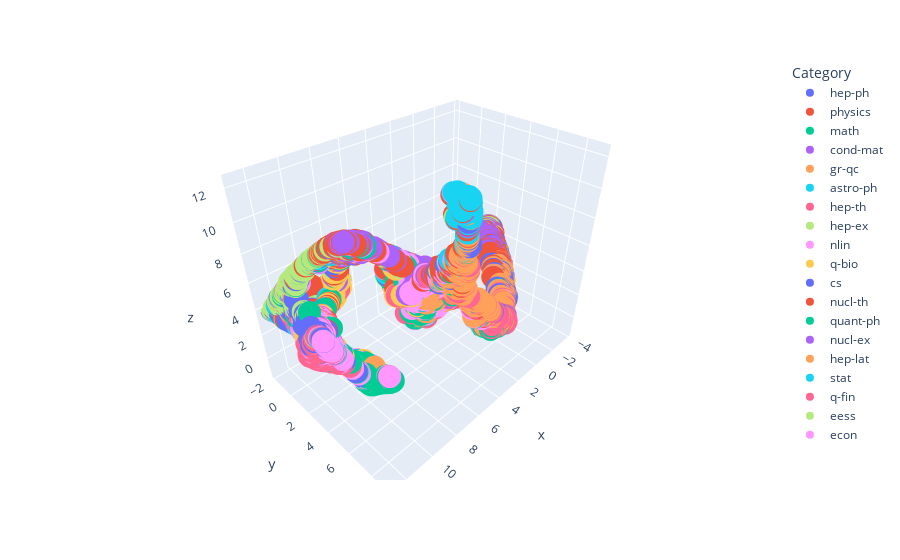

The notebook cell this image was saved under:
### Code cell
import umap.umap_ as umap

import plotly.express as px


# Perform dimensionality reduction using UMAP
reducer = umap.UMAP(n_components=3, random_state=42, n_neighbors=20, min_dist=0.0,metric="cosine")
embeddings_3d = reducer.fit_transform(embeddings)

# Create a DataFrame for the 3D embeddings
embeddings_3d_df = pd.DataFrame(embeddings_3d, columns=['x', 'y', 'z'])
embeddings_3d_df['Category'] = merged_df['unique_primary_category'].values

# Create the 3D scatter plot using Plotly
fig = px.scatter_3d(embeddings_3d_df, x='x', y='y', z='z', color='Category')
fig.show()
fig.write_html("3D_plot_LSTMEncoder.html")

### Figure 1 — Plotly figure (JSON) as saved in the notebook; plotly's stock layout.template omitted (floating-point values rounded to 4 significant figures; data arrays with more than 128 entries replaced by an {"elided": "..."} marker saying what was removed)
{"data": [{"hovertemplate": "Category=hep-ph<br>x=%{x}<br>y=%{y}<br>z=%{z}<extra></extra>", "legendgroup": "hep-ph", "marker": {"color": "#636efa", "symbol": "circle"}, "mode": "markers", "name": "hep-ph", "scene": "scene", "showlegend": true, "type": "scatter3d", "x": {"elided": "497 float values"}, "y": {"elided": "497 float values"}, "z": {"elided": "497 float values"}}, {"hovertemplate": "Category=physics<br>x=%{x}<br>y=%{y}<br>z=%{z}<extra></extra>", "legendgroup": "physics", "marker": {"color": "#EF553B", "symbol": "circle"}, "mode": "markers", "name": "physics", "scene": "scene", "showlegend": true, "type": "scatter3d", "x": {"elided": "493 float values"}, "y": {"elided": "493 float values"}, "z": {"elided": "493 float values"}}, {"hovertemplate": "Category=math<br>x=%{x}<br>y=%{y}<br>z=%{z}<extra></extra>", "legendgroup": "math", "marker": {"color": "#00cc96", "symbol": "circle"}, "mode": "markers", "name": "math", "scene": "scene", "showlegend": true, "type": "scatter3d", "x": {"elided": "495 float values"}, "y": {"elided": "495 float values"}, "z": {"elided": "495 float values"}}, {"hovertemplate": "Category=cond-mat<br>x=%{x}<br>y=%{y}<br>z=%{z}<extra></extra>", "legendgroup": "cond-mat", "marker": {"color": "#ab63fa", "symbol": "circle"}, "mode": "markers", "name": "cond-mat", "scene": "scene", "showlegend": true, "type": "scatter3d", "x": {"elided": "495 float values"}, "y": {"elided": "495 float values"}, "z": {"elided": "495 float values"}}, {"hovertemplate": "Category=gr-qc<br>x=%{x}<br>y=%{y}<br>z=%{z}<extra></extra>", "legendgroup": "gr-qc", "marker": {"color": "#FFA15A", "symbol": "circle"}, "mode": "markers", "name": "gr-qc", "scene": "scene", "showlegend": true, "type": "scatter3d", "x": {"elided": "495 float values"}, "y": {"elided": "495 float values"}, "z": {"elided": "495 float values"}}, {"hovertemplate": "Category=astro-ph<br>x=%{x}<br>y=%{y}<br>z=%{z}<extra></extra>", "legendgroup": "astro-ph", "marker": {"color": "#19d3f3", "symbol": "circle"}, "mode": "markers", "name": "astro-ph", "scene": "scene", "showlegend": true, "type": "scatter3d", "x": {"elided": "497 float values"}, "y": {"elided": "497 float values"}, "z": {"elided": "497 float values"}}, {"hovertemplate": "Category=hep-th<br>x=%{x}<br>y=%{y}<br>z=%{z}<extra></extra>", "legendgroup": "hep-th", "marker": {"color": "#FF6692", "symbol": "circle"}, "mode": "markers", "name": "hep-th", "scene": "scene", "showlegend": true, "type": "scatter3d", "x": {"elided": "495 float values"}, "y": {"elided": "495 float values"}, "z": {"elided": "495 float values"}}, {"hovertemplate": "Category=hep-ex<br>x=%{x}<br>y=%{y}<br>z=%{z}<extra></extra>", "legendgroup": "hep-ex", "marker": {"color": "#B6E880", "symbol": "circle"}, "mode": "markers", "name": "hep-ex", "scene": "scene", "showlegend": true, "type": "scatter3d", "x": {"elided": "499 float values"}, "y": {"elided": "499 float values"}, "z": {"elided": "499 float values"}}, {"hovertemplate": "Category=nlin<br>x=%{x}<br>y=%{y}<br>z=%{z}<extra></extra>", "legendgroup": "nlin", "marker": {"color": "#FF97FF", "symbol": "circle"}, "mode": "markers", "name": "nlin", "scene": "scene", "showlegend": true, "type": "scatter3d", "x": {"elided": "497 float values"}, "y": {"elided": "497 float values"}, "z": {"elided": "497 float values"}}, {"hovertemplate": "Category=q-bio<br>x=%{x}<br>y=%{y}<br>z=%{z}<extra></extra>", "legendgroup": "q-bio", "marker": {"color": "#FECB52", "symbol": "circle"}, "mode": "markers", "name": "q-bio", "scene": "scene", "showlegend": true, "type": "scatter3d", "x": {"elided": "497 float values"}, "y": {"elided": "497 float values"}, "z": {"elided": "497 float values"}}, {"hovertemplate": "Category=cs<br>x=%{x}<br>y=%{y}<br>z=%{z}<extra></extra>", "legendgroup": "cs", "marker": {"color": "#636efa", "symbol": "circle"}, "mode": "markers", "name": "cs", "scene": "scene", "showlegend": true, "type": "scatter3d", "x": {"elided": "497 float values"}, "y": {"elided": "497 float values"}, "z": {"elided": "497 float values"}}, {"hovertemplate": "Category=nucl-th<br>x=%{x}<br>y=%{y}<br>z=%{z}<extra></extra>", "legendgroup": "nucl-th", "marker": {"color": "#EF553B", "symbol": "circle"}, "mode": "markers", "name": "nucl-th", "scene": "scene", "showlegend": true, "type": "scatter3d", "x": {"elided": "497 float values"}, "y": {"elided": "497 float values"}, "z": {"elided": "497 float values"}}, {"hovertemplate": "Category=quant-ph<br>x=%{x}<br>y=%{y}<br>z=%{z}<extra></extra>", "legendgroup": "quant-ph", "marker": {"color": "#00cc96", "symbol": "circle"}, "mode": "markers", "name": "quant-ph", "scene": "scene", "showlegend": true, "type": "scatter3d", "x": {"elided": "497 float values"}, "y": {"elided": "497 float values"}, "z": {"elided": "497 float values"}}, {"hovertemplate": "Category=nucl-ex<br>x=%{x}<br>y=%{y}<br>z=%{z}<extra></extra>", "legendgroup": "nucl-ex", "marker": {"color": "#ab63fa", "symbol": "circle"}, "mode": "markers", "name": "nucl-ex", "scene": "scene", "showlegend": true, "type": "scatter3d", "x": {"elided": "500 float values"}, "y": {"elided": "500 float values"}, "z": {"elided": "500 float values"}}, {"hovertemplate": "Category=hep-lat<br>x=%{x}<br>y=%{y}<br>z=%{z}<extra></extra>", "legendgroup": "hep-lat", "marker": {"color": "#FFA15A", "symbol": "circle"}, "mode": "markers", "name": "hep-lat", "scene": "scene", "showlegend": true, "type": "scatter3d", "x": {"elided": "497 float values"}, "y": {"elided": "497 float values"}, "z": {"elided": "497 float values"}}, {"hovertemplate": "Category=stat<br>x=%{x}<br>y=%{y}<br>z=%{z}<extra></extra>", "legendgroup": "stat", "marker": {"color": "#19d3f3", "symbol": "circle"}, "mode": "markers", "name": "stat", "scene": "scene", "showlegend": true, "type": "scatter3d", "x": {"elided": "492 float values"}, "y": {"elided": "492 float values"}, "z": {"elided": "492 float values"}}, {"hovertemplate": "Category=q-fin<br>x=%{x}<br>y=%{y}<br>z=%{z}<extra></extra>", "legendgroup": "q-fin", "marker": {"color": "#FF6692", "symbol": "circle"}, "mode": "markers", "name": "q-fin", "scene": "scene", "showlegend": true, "type": "scatter3d", "x": {"elided": "496 float values"}, "y": {"elided": "496 float values"}, "z": {"elided": "496 float values"}}, {"hovertemplate": "Category=eess<br>x=%{x}<br>y=%{y}<br>z=%{z}<extra></extra>", "legendgroup": "eess", "marker": {"color": "#B6E880", "symbol": "circle"}, "mode": "markers", "name": "eess", "scene": "scene", "showlegend": true, "type": "scatter3d", "x": {"elided": "496 float values"}, "y": {"elided": "496 float values"}, "z": {"elided": "496 float values"}}, {"hovertemplate": "Category=econ<br>x=%{x}<br>y=%{y}<br>z=%{z}<extra></extra>", "legendgroup": "econ", "marker": {"color": "#FF97FF", "symbol": "circle"}, "mode": "markers", "name": "econ", "scene": "scene", "showlegend": true, "type": "scatter3d", "x": {"elided": "492 float values"}, "y": {"elided": "492 float values"}, "z": {"elided": "492 float values"}}], "layout": {"legend": {"title": {"text": "Category"}, "tracegroupgap": 0}, "margin": {"t": 60}, "scene": {"domain": {"x": [0, 1], "y": [0, 1]}, "xaxis": {"title": {"text": "x"}}, "yaxis": {"title": {"text": "y"}}, "zaxis": {"title": {"text": "z"}}}}}
